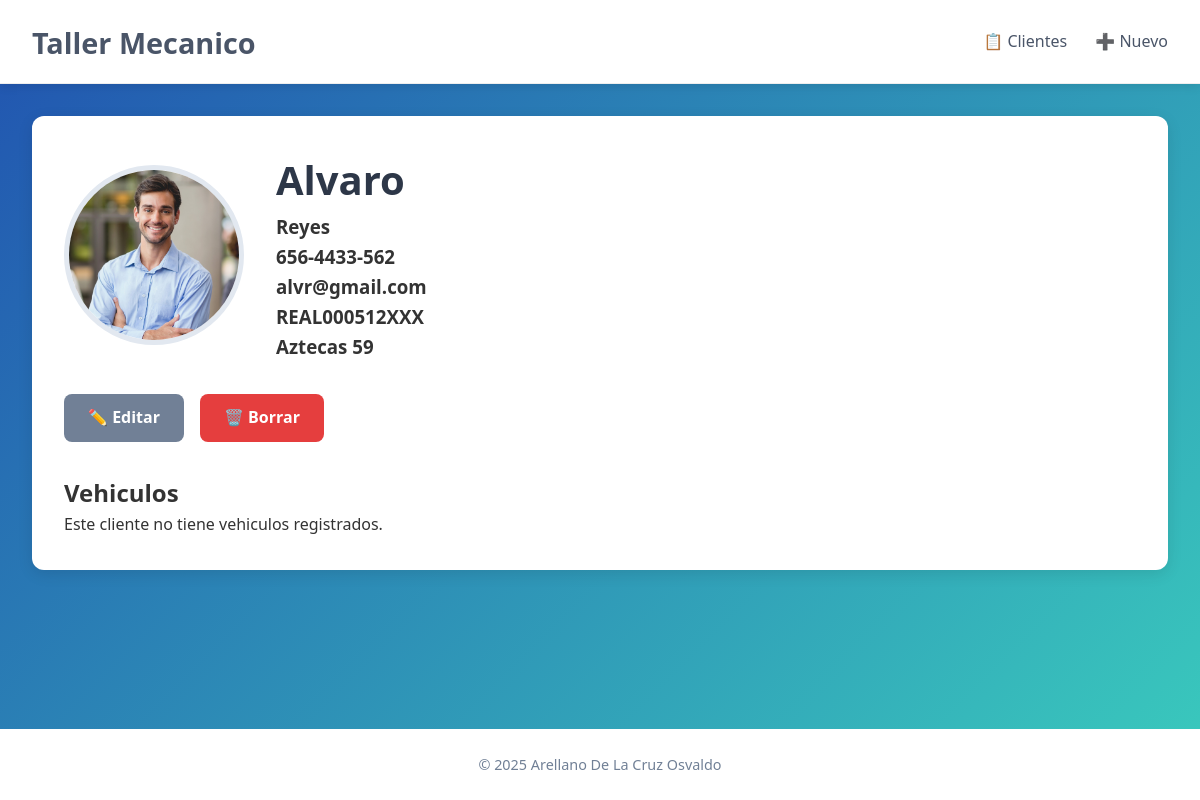
The page /cliente/3/ on the database its author committed.
### app_cliente/models.py (models this page shows, shortened)
class Cliente(models.Model):
    nombre = models.CharField(max_length=100)
    apellido = models.CharField(max_length=100)
    telefono = models.CharField(max_length=15)
    email = models.EmailField(unique=True)
    rfc = models.CharField(max_length=120, unique=True)
    direccion = models.CharField(max_length=255)
    foto_cliente = models.ImageField(upload_to='img_clientes/', blank=True, null=True)
    class Meta:
        verbose_name = "Cliente"
        verbose_name_plural = "Clientes"

### app_cliente/views.py (the view)
# urls.py: path('cliente/<int:cliente_id>/', views.detalle_cliente, name='detalle_cliente'),
def detalle_cliente(request, cliente_id):
    cliente = get_object_or_404(Cliente, id=cliente_id)
    return render(request, 'detalle_cliente.html', {'cliente': cliente})

### app_cliente/templates/detalle_cliente.html (shortened to what this page needs)
{% extends 'base.html' %}
{% block contenido %}
<article class="artist-detail">
    <div class="artist-banner">
        {% if cliente.foto_cliente %}
            <img src="{{ cliente.foto_cliente.url }}" alt="Foto de {{ cliente.nombre }}" class="detail-photo">
        {% else %}
            <div class="detail-placeholder">👤</div>
        {% endif %}
        <div class="artist-info">
            <h1>{{ cliente.nombre }}</h1>
            <h3>{{ cliente.apellido }}</h3>
            <h3>{{ cliente.telefono }}</h3>
            <h3>{{ cliente.email }}</h3>
            <h3>{{ cliente.rfc }}</h3>
            <h3>{{ cliente.direccion }}</h3>
        </div>
    </div>
    <div class="detail-actions">
        <a href="{% url 'app_cliente:editar_cliente' cliente.id %}" class="btn btn-secondary">✏️ Editar</a>
        <a href="{% url 'app_cliente:borrar_cliente' cliente.id %}" class="btn btn-danger">🗑️ Borrar</a>
    </div>
    <section class="songs-section">
        <h2>Vehiculos</h2>
        {% if cliente.vehiculos.all %}
        <ul class="song-list">
            {% if vehiculo.foto_vehiculo %}
                <img src="{{ vehiculo.foto_vehiculo.url }}" alt="Foto de {{ vehiculo.matricula }}" class="detail-photo2">
            {% else %}
                <div class="detail-placeholder2">👤</div>
            {% endif %}
            {% for vehiculo in cliente.vehiculos.all %}
            <li>{{ vehiculo.marca }}</li>
            <li>{{ vehiculo.modelo }}</li>
            <li>{{ vehiculo.anio }}</li>
            <li>{{ vehiculo.matricula }}</li>
            <li>{{ vehiculo.kilometraje }}</li>
            {% endfor %}
        </ul>
        {% else %}
        <p class="empty-message">Este cliente no tiene vehiculos registrados.</p>
        {% endif %}
    </section>
</article>
{% endblock %}

### app_cliente/static/css/styles.css (style rules this page uses)
* { margin: 0; padding: 0; box-sizing: border-box; }
body { font-family: 'Segoe UI', Tahoma, Geneva, Verdana, sans-serif; background: linear-gradient(135deg, #2153b0 0%, #3acbbd 100%); color: #333; line-height: 1.6; }
.artist-detail { background: white; border-radius: 12px; overflow: hidden; box-shadow: 0 4px 15px rgba(0,0,0,0.1); padding: 2rem; }
.artist-banner { display: flex; gap: 2rem; margin-bottom: 2rem; align-items: center; }
.detail-photo { width: 180px; height: 180px; border-radius: 50%; object-fit: cover; border: 5px solid #e2e8f0; }
.artist-info h1 { font-size: 2.5rem; color: #2d3748; }
.detail-actions { margin-bottom: 2rem; display: flex; gap: 1rem; }
.btn { padding: 0.7rem 1.5rem; border: none; border-radius: 8px; font-weight: 600; cursor: pointer; transition: background 0.3s; text-decoration: none; display: inline-block; }
.btn-secondary { background: #718096; color: white; }
.btn-danger { background: #e53e3e; color: white; }

### rows shown on the page
Cliente: foto_cliente (picture), nombre "Alvaro", apellido "Reyes", telefono "656-4433-562", email "alvr@gmail.com", rfc "REAL000512XXX", direccion "Aztecas 59"
